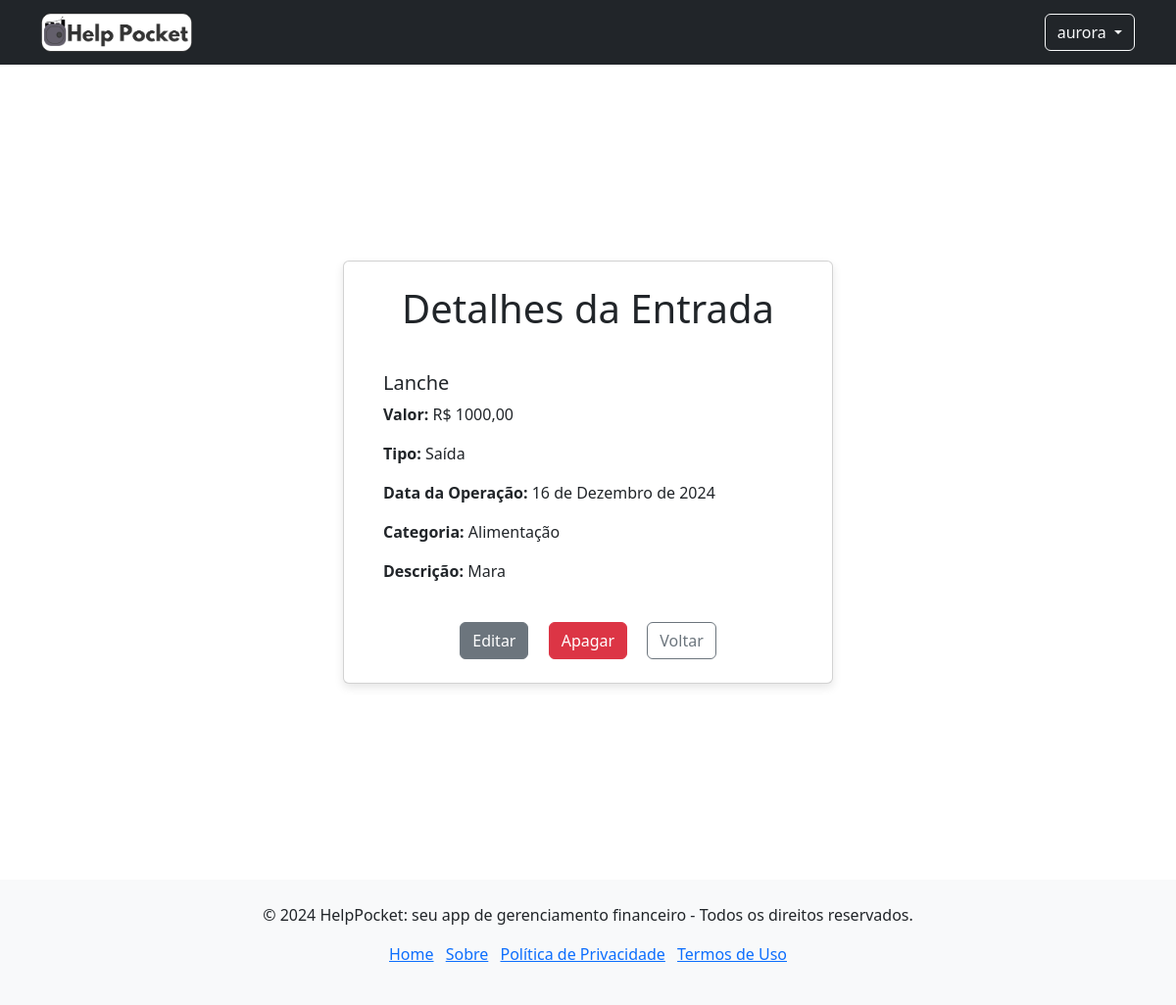
/entradas/detalhes/23/ (signed in), run on the app's committed database.
### core/models.py (models this page shows, shortened)
class Entrada(models.Model):
    usuario = models.ForeignKey(User, on_delete=models.CASCADE)  # Relaciona com o User do Django
    valor = models.DecimalField(max_digits=10, decimal_places=2)
    data_operacao = models.DateField()
    categoria = models.ForeignKey(Categoria, on_delete=models.CASCADE)  # Relaciona com a Categoria
    nome = models.CharField(max_length=100)
    descricao = models.CharField(max_length=255, blank=True, null=True)

class Categoria(models.Model):
    usuario = models.ForeignKey(User, on_delete=models.CASCADE)  # Relaciona com o User do Django
    nome = models.CharField(max_length=50)

### core/views.py (the view)
# urls.py: path('entradas/detalhes/<int:entrada_id>/', views.entrada_detalhes, name='entrada_detalhes'),
@login_required(login_url='/sign_in')
def entrada_detalhes(request, entrada_id):
    entrada = get_object_or_404(Entrada, id=entrada_id, usuario=request.user)
    return render(request, 'entrada/entrada_detalhes.html', {
        'entrada': entrada,
        'valor_absoluto': abs(entrada.valor),  # Garante que o valor exibido seja positivo
    })

### core/templates/entrada/entrada_detalhes.html (shortened to what this page needs)
{% extends 'base.html' %}
{% block content %}
<div class="my-3 d-flex justify-content-center align-items-center" style="min-height: 100vh;">
    <div class="card p-4" style="max-width: 500px; width: 100%; box-shadow: 0px 4px 10px rgba(0, 0, 0, 0.1);">
        <h1 class="text-center mb-4">Detalhes da Entrada</h1>
        <div class="card-body">
            <h5 class="card-title">{{ entrada.nome }}</h5>
            <p class="card-text"><strong>Valor:</strong> R$ {{ valor_absoluto }}</p>
            <p class="card-text"><strong>Tipo:</strong>
                {% if entrada.valor >= 0 %}
                    Entrada
                {% else %}
                    Saída
                {% endif %}
            </p>
            <p class="card-text"><strong>Data da Operação:</strong> {{ entrada.data_operacao }}</p>
            <p class="card-text"><strong>Categoria:</strong> {{ entrada.categoria.nome }}</p>
            <p class="card-text"><strong>Descrição:</strong> {{ entrada.descricao }}</p>
        </div>
        <div class="mt-4 text-center align-items-center">
            <a href="{% url 'editar_entrada' entrada.id %}" class="btn btn-secondary mx-2">Editar</a>
            <form action="{% url 'confirmar_exclusao' entrada.id %}" method="post" style="display: inline;">
                <button type="submit" class="btn btn-danger mx-2">Apagar</button>
            </form>
            <a href="{% url 'dashboard' %}" class="btn btn-outline-secondary mx-2">Voltar</a>
        </div>
    </div>
</div>
{% endblock %}

### core/templates/base.html (shortened to what this page needs)
{% load static %}
<!DOCTYPE html>
<html lang="pt-br">
<head>
    <link href="https://cdn.jsdelivr.net/npm/bootstrap@5.3.3/dist/css/bootstrap.min.css" rel="stylesheet"
>
    <link rel="stylesheet" href="{% static 'app/css/style.css' %}">
</head>
<body>
    <nav class=" navbar navbar-expand-lg navbar-dark bg-dark">
        <div class="container">
            <a class="navbar-brand" href="{% url 'home' %}">
                <img src="{% static 'app/images/HelpPocket/Logo2.png' %}" alt="Logo" height="40">
            </a>
            <div class="collapse navbar-collapse justify-content-end" id="navbarNavDarkDropdown">
                <ul class="navbar-nav">
                    {% if user.is_authenticated %}
                    <li class="nav-item dropdown">
                        <button class="btn btn-outline-light dropdown-toggle" data-bs-toggle="dropdown" aria-expanded="false">
                            {{ user.username }}
                        </button>
                    </li>
                    {% endif %}
                </ul>
            </div>
        </div>
    </nav>
    {% block content %}{% endblock %}
    <footer class="bg-light py-4">
        <div class="container text-center">
            <p>&copy; 2024 HelpPocket: seu app de gerenciamento financeiro - Todos os direitos reservados.</p>
            <ul class="list-inline">
                <li class="list-inline-item"><a href="{% url 'home' %}">Home</a></li>
                <li class="list-inline-item"><a href="{% url 'about' %}">Sobre</a></li>
                <li class="list-inline-item"><a href="{% url 'privacy_policy' %}">Política de Privacidade</a></li>
                <li class="list-inline-item"><a href="{% url 'terms' %}">Termos de Uso</a></li>
            </ul>
        </div>
    </footer>
</body>
</html>

### data on the page
Entrada: nome "Lanche", data_operacao "16 de Dezembro de 2024", categoria.nome "Alimentação", descricao "Mara"

### other printed values
{{ user.username }} "aurora"
{{ valor_absoluto }} "1000,00"
